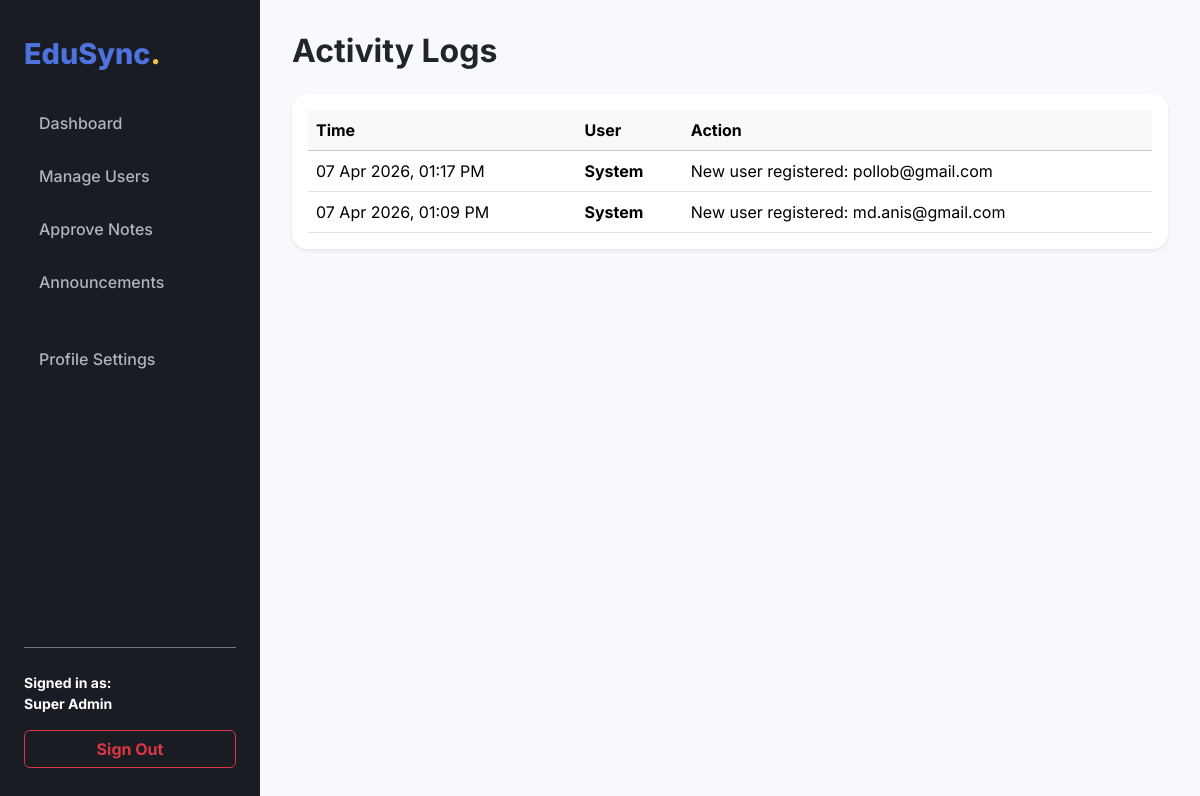
Screenshot of /admin/logs.php (signed in) with the database file from the repository.
### tables this page shows
CREATE TABLE `logs` (
  `id` int(11) NOT NULL,
  `user_id` int(11) NOT NULL,
  `action` varchar(255) NOT NULL,
  `created_at` timestamp NOT NULL DEFAULT current_timestamp()
);

### admin/logs.php (the view, shortened to what this page needs)
<?php
require_once '../config/db.php';
$logs = $conn->query("SELECT logs.*, users.name FROM logs LEFT JOIN users ON logs.user_id = users.id ORDER BY logs.created_at DESC LIMIT 50");
include '../includes/header.php';
?>
<div class="wrapper" style="display: flex; min-height: 100vh; background-color: #f8f9fc;">
    <?php include '../includes/sidebar.php'; ?>
    <div class="main-content" style="flex: 1; margin-left: 260px; padding: 2rem;">
        <h2 class="fw-bold text-dark mb-4">Activity Logs</h2>
        <div class="card p-0 border-0 shadow-sm rounded-4 overflow-hidden">
            <div class="table-responsive bg-white p-3">
                <table class="table table-hover align-middle mb-0">
                    <thead class="table-light"><tr><th>Time</th><th>User</th><th>Action</th></tr></thead>
                    <tbody>
                        <?php while($row = $logs->fetch_assoc()): ?>
                        <tr>
                            <td><?php echo date('d M Y, h:i A', strtotime($row['created_at'])); ?></td>
                            <td class="fw-bold"><?php echo $row['name'] ? $row['name'] : 'System'; ?></td>
                            <td><?php echo $row['action']; ?></td>
                        </tr>
                        <?php endwhile; ?>
                    </tbody>
                </table>
            </div>
        </div>
    </div>
</div>
<?php include '../includes/footer.php'; ?>

### assets/css/style.css (style rules this page uses)
:root { --primary: #4e73df; --sidebar-bg: #1a1c23; --sidebar-hover: #2d303e; --bg-light: #f8f9fc; }
body { font-family: 'Inter', sans-serif; background-color: var(--bg-light); margin: 0; }
.wrapper { display: flex; min-height: 100vh; }
.main-content { flex: 1; margin-left: 260px; padding: 2rem; }

### rows the page displays
logs: created_at "07 Apr 2026, 01:17 PM", action "New user registered: pollob@gmail.com"
logs: created_at "07 Apr 2026, 01:09 PM", action "New user registered: md.anis@gmail.com"

### other values shown
$user_name "Super Admin"
